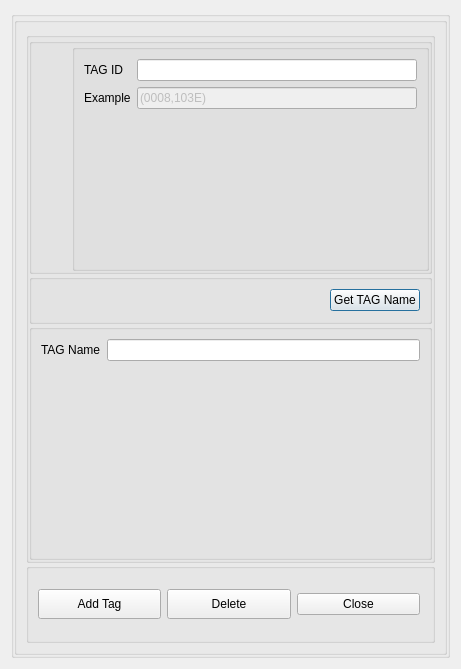
<?xml version="1.0" encoding="UTF-8"?>
<ui version="4.0">
 <class>TagNameList</class>
 <widget class="QDialog" name="TagNameList">
  <property name="geometry">
   <rect>
    <x>0</x>
    <y>0</y>
    <width>461</width>
    <height>669</height>
   </rect>
  </property>
  <property name="windowTitle">
   <string>Dialog</string>
  </property>
  <layout class="QVBoxLayout" name="verticalLayout">
   <item>
    <widget class="QGroupBox" name="groupBox">
     <property name="enabled">
      <bool>true</bool>
     </property>
     <property name="minimumSize">
      <size>
       <width>0</width>
       <height>100</height>
      </size>
     </property>
     <property name="title">
      <string/>
     </property>
     <layout class="QVBoxLayout" name="verticalLayout_2">
      <property name="spacing">
       <number>0</number>
      </property>
      <property name="margin">
       <number>0</number>
      </property>
      <item>
       <widget class="QGroupBox" name="groupBox_3">
        <property name="title">
         <string/>
        </property>
        <layout class="QVBoxLayout" name="verticalLayout_3">
         <property name="spacing">
          <number>0</number>
         </property>
         <item>
          <widget class="QGroupBox" name="groupBox_2">
           <property name="title">
            <string/>
           </property>
           <layout class="QVBoxLayout" name="verticalLayout_5">
            <property name="spacing">
             <number>0</number>
            </property>
            <property name="margin">
             <number>0</number>
            </property>
            <item>
             <widget class="QGroupBox" name="groupBox_5">
              <property name="title">
               <string/>
              </property>
              <layout class="QHBoxLayout" name="horizontalLayout_2">
               <property name="spacing">
                <number>0</number>
               </property>
               <property name="margin">
                <number>0</number>
               </property>
               <item>
                <spacer name="horizontalSpacer_3">
                 <property name="orientation">
                  <enum>Qt::Horizontal</enum>
                 </property>
                 <property name="sizeType">
                  <enum>QSizePolicy::Preferred</enum>
                 </property>
                 <property name="sizeHint" stdset="0">
                  <size>
                   <width>40</width>
                   <height>20</height>
                  </size>
                 </property>
                </spacer>
               </item>
               <item>
                <widget class="QGroupBox" name="groupBox_8">
                 <property name="title">
                  <string/>
                 </property>
                 <layout class="QFormLayout" name="formLayout">
                  <item row="5" column="0">
                   <widget class="QLabel" name="label_3">
                    <property name="text">
                     <string>Example</string>
                    </property>
                   </widget>
                  </item>
                  <item row="4" column="0">
                   <widget class="QLabel" name="label">
                    <property name="text">
                     <string>TAG ID</string>
                    </property>
                   </widget>
                  </item>
                  <item row="5" column="1">
                   <widget class="QLineEdit" name="lineEdit">
                    <property name="enabled">
                     <bool>false</bool>
                    </property>
                    <property name="text">
                     <string>(0008,103E)</string>
                    </property>
                    <property name="readOnly">
                     <bool>true</bool>
                    </property>
                   </widget>
                  </item>
                  <item row="4" column="1">
                   <widget class="QLineEdit" name="lETagID"/>
                  </item>
                 </layout>
                </widget>
               </item>
              </layout>
             </widget>
            </item>
            <item>
             <widget class="QGroupBox" name="groupBox_7">
              <property name="minimumSize">
               <size>
                <width>0</width>
                <height>50</height>
               </size>
              </property>
              <property name="maximumSize">
               <size>
                <width>16777215</width>
                <height>50</height>
               </size>
              </property>
              <property name="title">
               <string/>
              </property>
              <layout class="QHBoxLayout" name="horizontalLayout">
               <item>
                <spacer name="horizontalSpacer_2">
                 <property name="orientation">
                  <enum>Qt::Horizontal</enum>
                 </property>
                 <property name="sizeHint" stdset="0">
                  <size>
                   <width>40</width>
                   <height>20</height>
                  </size>
                 </property>
                </spacer>
               </item>
               <item>
                <widget class="QPushButton" name="pushButton">
                 <property name="text">
                  <string>Get TAG Name</string>
                 </property>
                </widget>
               </item>
              </layout>
             </widget>
            </item>
            <item>
             <widget class="QGroupBox" name="groupBox_6">
              <property name="title">
               <string/>
              </property>
              <layout class="QFormLayout" name="formLayout_2">
               <item row="0" column="0">
                <widget class="QLabel" name="label_2">
                 <property name="text">
                  <string>TAG Name</string>
                 </property>
                </widget>
               </item>
               <item row="0" column="1">
                <widget class="QLineEdit" name="lETagName"/>
               </item>
              </layout>
             </widget>
            </item>
           </layout>
          </widget>
         </item>
         <item>
          <widget class="QGroupBox" name="groupBox_4">
           <property name="minimumSize">
            <size>
             <width>0</width>
             <height>80</height>
            </size>
           </property>
           <property name="maximumSize">
            <size>
             <width>16777215</width>
             <height>80</height>
            </size>
           </property>
           <property name="title">
            <string/>
           </property>
           <layout class="QGridLayout" name="gridLayout">
            <item row="0" column="0">
             <widget class="QPushButton" name="pBAdd">
              <property name="minimumSize">
               <size>
                <width>100</width>
                <height>30</height>
               </size>
              </property>
              <property name="text">
               <string>Add Tag</string>
              </property>
             </widget>
            </item>
            <item row="0" column="1">
             <widget class="QPushButton" name="pBDelete">
              <property name="minimumSize">
               <size>
                <width>100</width>
                <height>30</height>
               </size>
              </property>
              <property name="text">
               <string>Delete</string>
              </property>
             </widget>
            </item>
            <item row="0" column="3">
             <spacer name="horizontalSpacer">
              <property name="orientation">
               <enum>Qt::Horizontal</enum>
              </property>
              <property name="sizeType">
               <enum>QSizePolicy::Preferred</enum>
              </property>
              <property name="sizeHint" stdset="0">
               <size>
                <width>3</width>
                <height>227</height>
               </size>
              </property>
             </spacer>
            </item>
            <item row="0" column="2">
             <widget class="QPushButton" name="pBClose">
              <property name="text">
               <string>Close</string>
              </property>
             </widget>
            </item>
           </layout>
          </widget>
         </item>
        </layout>
       </widget>
      </item>
     </layout>
    </widget>
   </item>
  </layout>
 </widget>
 <resources/>
 <connections>
  <connection>
   <sender>pBDelete</sender>
   <signal>clicked()</signal>
   <receiver>TagNameList</receiver>
   <slot>onDelete()</slot>
   <hints>
    <hint type="sourcelabel">
     <x>238</x>
     <y>621</y>
    </hint>
    <hint type="destinationlabel">
     <x>245</x>
     <y>0</y>
    </hint>
   </hints>
  </connection>
  <connection>
   <sender>pBAdd</sender>
   <signal>clicked()</signal>
   <receiver>TagNameList</receiver>
   <slot>onAdd()</slot>
   <hints>
    <hint type="sourcelabel">
     <x>120</x>
     <y>604</y>
    </hint>
    <hint type="destinationlabel">
     <x>115</x>
     <y>0</y>
    </hint>
   </hints>
  </connection>
  <connection>
   <sender>pushButton</sender>
   <signal>clicked()</signal>
   <receiver>TagNameList</receiver>
   <slot>onGetTagName()</slot>
   <hints>
    <hint type="sourcelabel">
     <x>412</x>
     <y>496</y>
    </hint>
    <hint type="destinationlabel">
     <x>399</x>
     <y>0</y>
    </hint>
   </hints>
  </connection>
  <connection>
   <sender>pBClose</sender>
   <signal>clicked()</signal>
   <receiver>TagNameList</receiver>
   <slot>onClose()</slot>
   <hints>
    <hint type="sourcelabel">
     <x>302</x>
     <y>603</y>
    </hint>
    <hint type="destinationlabel">
     <x>197</x>
     <y>-2</y>
    </hint>
   </hints>
  </connection>
 </connections>
 <slots>
  <slot>onDelete()</slot>
  <slot>onAdd()</slot>
  <slot>onGetTagName()</slot>
  <slot>onClose()</slot>
 </slots>
</ui>
